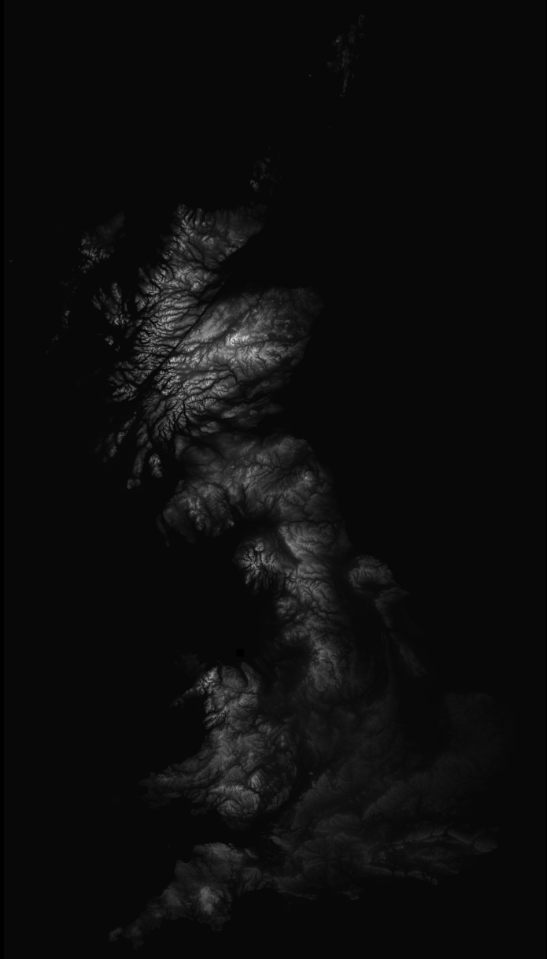
#> input picture Data/UK.png, 547 x 959 px, found by its file name
$ python map.py
#> lines starting #> are read from the running program, lines starting #| are printed output that depends on the picture
import matplotlib.pyplot as plt
import matplotlib.font_manager as fm
import numpy as np
import re

def main():
    l = 80 #Number of lines to plot
    threshold = 0.04 #Min height value to draw (0 to 1)
    scale = 3 #Scale line heights (for more or less line overlap)
    thickness = 1#Line thickness
    res = 300 #Resolution of output image (in dpi)
    text = False #Print text?

    # Import Image
    f = r"Data\UK.png" #### <-- Path to heightmap image
    print("Importing image")
    dat = plt.imread(f)[10:-10, 10:-10]   #Sometimes the edges cause problems
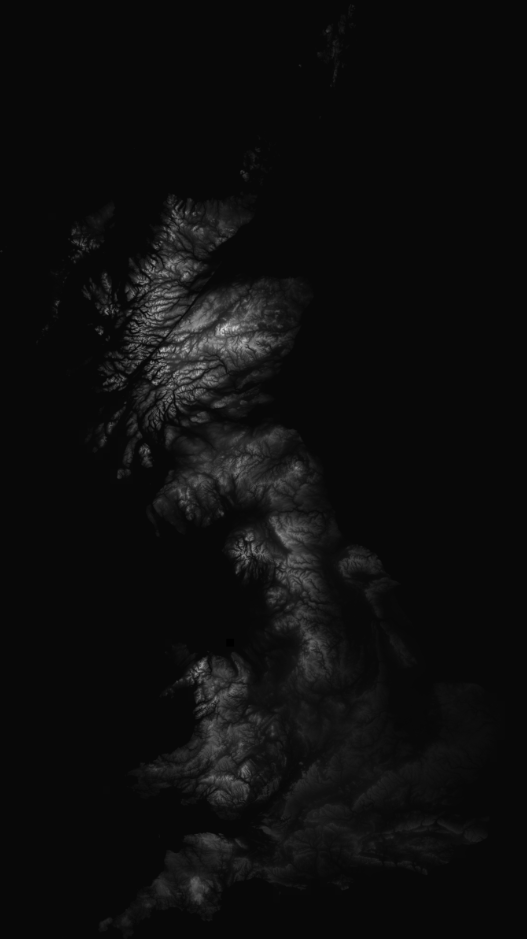
#> dat: shape (939, 527, 4) float32; mean R, G, B, A 0.0539, 0.0539, 0.0539, 1
    if len(dat.shape) > 2:                #If the image has more than 1 color
        dat = dat[:, :, 0]                #Use only the red channel
#> dat: shape (939, 527) float32

    m = np.max(dat)     #Usually 225 (used for normalizing)
#> m = 0.843
    h = len(dat)        #Image Height
#> h = 939
    w = len(dat[0])     #Image Width
#> w = 527

    step = int(h / l)
#> step = 11
    height = step * scale
#> height = 33

    x = np.arange(0, w) #Used to plot all
#> x = 527 values from 0 to 526

    #Draw all lines
    print("Drawing lines")
    for i in range(0, h, step):

        #Retrieve slice data, and normalize height from 0 to 1 (/m)
        #Zip and transpose into a 2 by width matrix containing
        #x and y values together (useful when we need to remove some later)
        line = np.stack((x, (dat[i,:]/m))).T

        #Replace all values below threshold with None
        line[line[:,1] < threshold, :] = None

        #Plot current slice
        plt.plot(line[:, 0], line[:, 1] * height + h - i, "black", linewidth=thickness)

        #We don't want to see lines that cross with this one
        plt.fill(line[:, 0], line[:, 1] * height + h - i, "White")

    #Pyplot settings
    plt.axis("equal")
    plt.xticks([])
    plt.yticks([])
    plt.axis('off')

    #Add text
    if text:
        s = 'UK'
        customFont = fm.FontProperties(fname=r'alien_encounters\Alien-Encounters-Regular.ttf')
        plt.text(0, h, s, verticalalignment='top', fontproperties=customFont, size=int(w*0.2/len(s)))

    #Save to file and view
    print("Saving image")
    # plt.savefig(re.sub("Data", "Images", f), dpi=res, bbox_inches='tight')
    # plt.savefig(re.sub(r"\\(\w+)\.", r"\\\1-graphic.", f), dpi=res, bbox_inches='tight')
    plt.show()
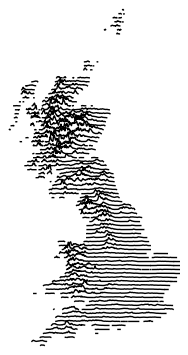
#> figure drawn by matplotlib, 1 panel


if __name__ == '__main__':
    main()

$ run again, with Data/Wales.png copied over Data/UK.png
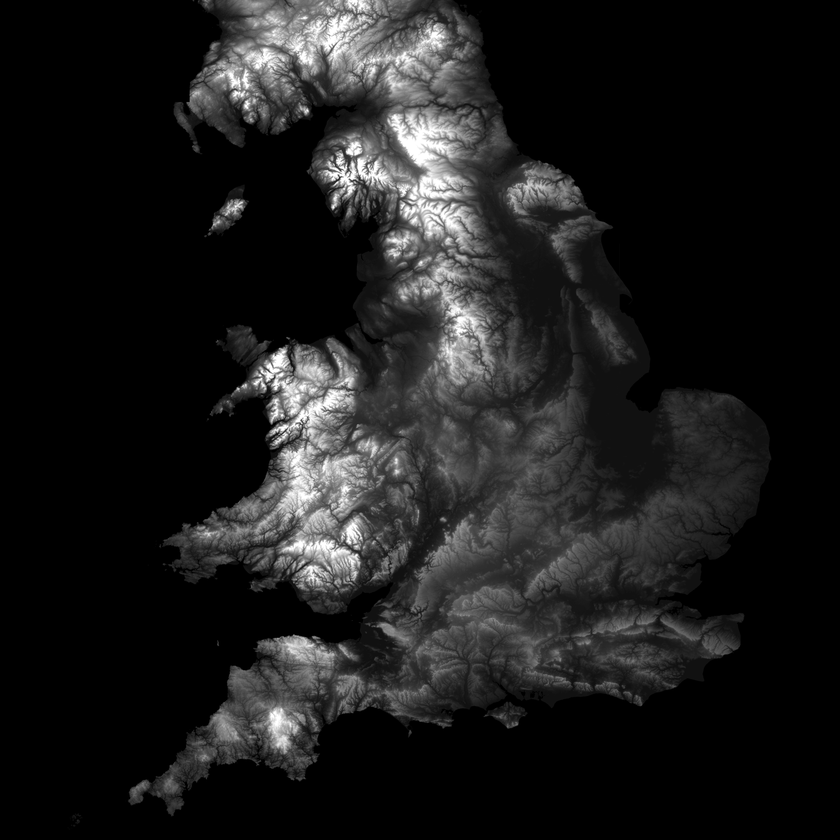
#> input picture Data/Wales.png, 840 x 840 px, shrunk from 2048 x 2048 before the run, found by its file name
#> in main, `dat = plt.imread(f)[10:-10, 10:-10]`:
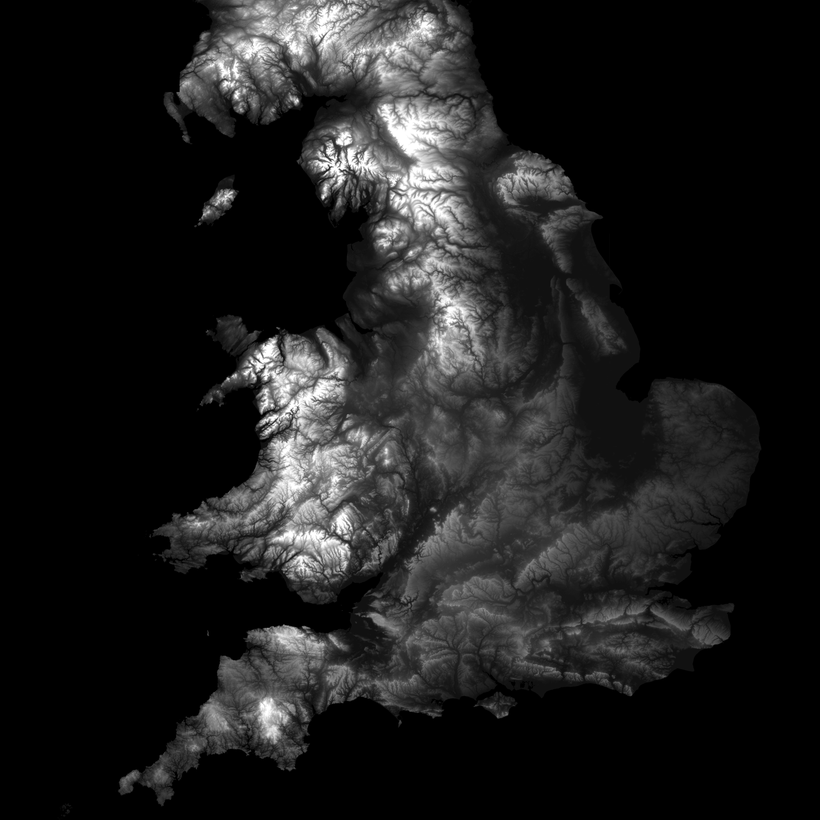
#> dat: shape (820, 820, 4) float32; mean R, G, B, A 0.115, 0.115, 0.115, 1
#> m = 1
#> h = 820
#> step = 10
#> height = 30
#> in main, `plt.show()`:
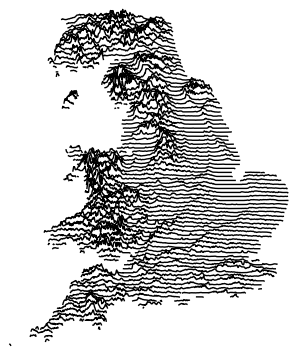
#> figure drawn by matplotlib, 1 panel

$ run again, with Data/Australia.jpg saved as Data/UK.png
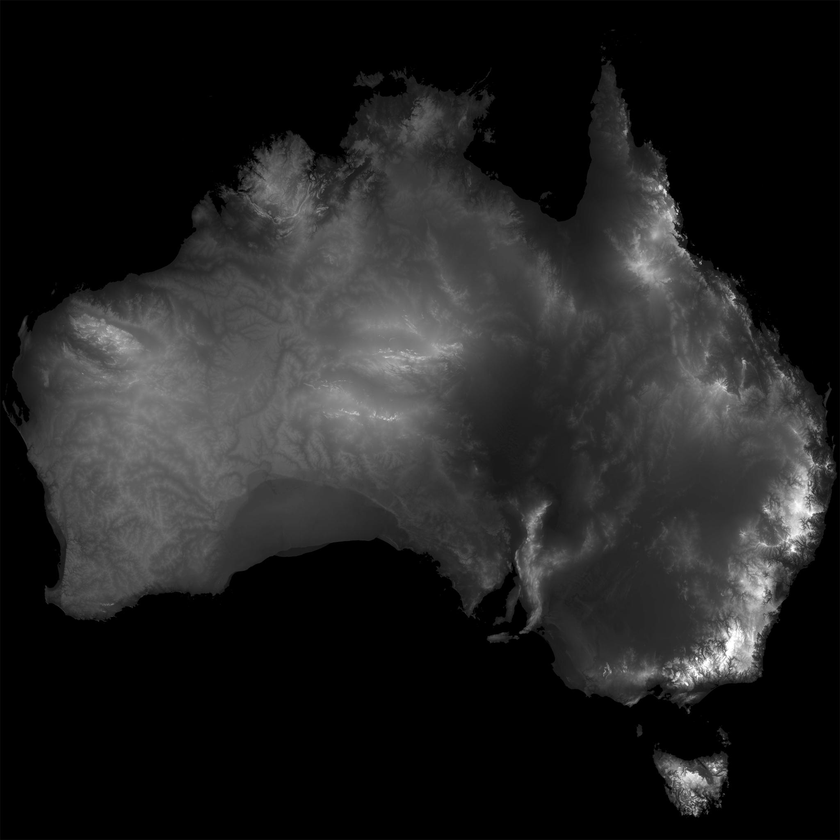
#> input picture Data/Australia.jpg, 840 x 840 px, shrunk from 2048 x 2048 before the run, found by its file name
#> in main, `dat = plt.imread(f)[10:-10, 10:-10]`:
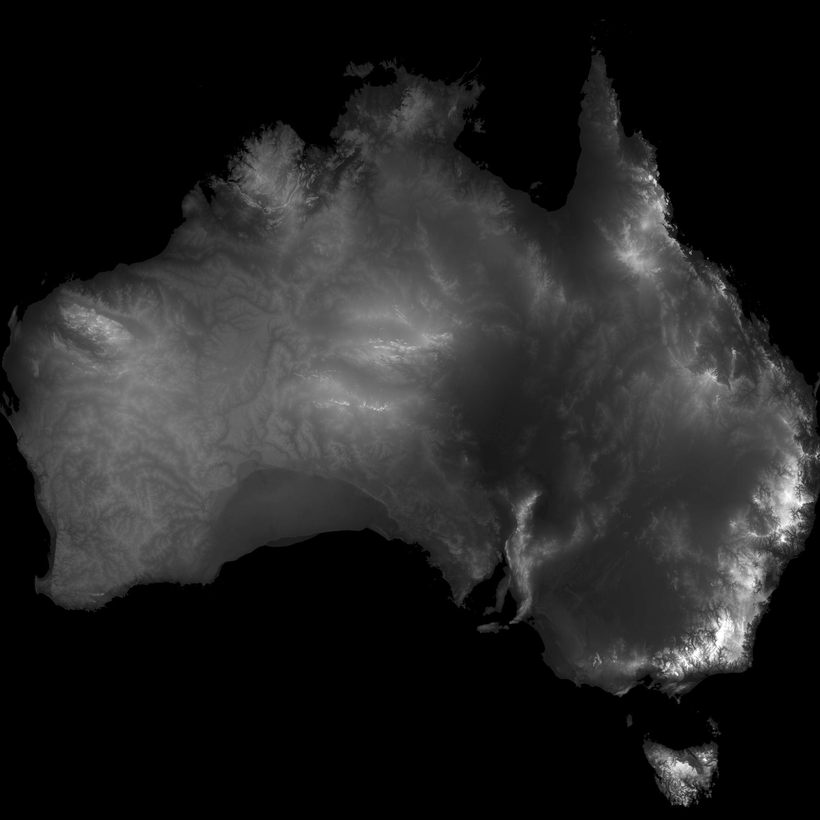
#> dat: shape (820, 820, 3) float32; min 0, max 1, mean 0.137
#> m = 1
#> h = 820
#> step = 10
#> height = 30
#> in main, `plt.show()`:
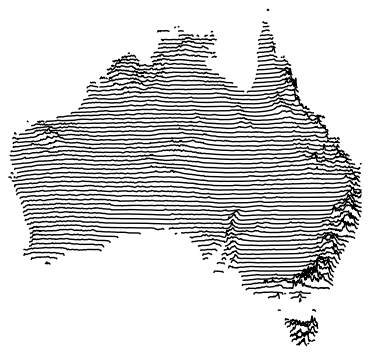
#> figure drawn by matplotlib, 1 panel
